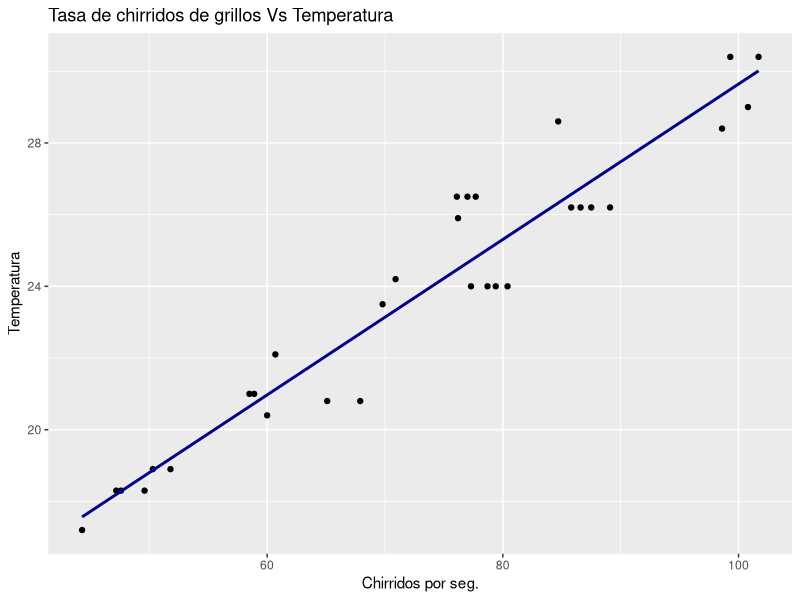

Write the R code that produced this figure. (Note: this script raises an error after producing the figure.)

# Modelo de regresion Lineal
install.packages("modeldata")

pkgs <- c("dplyr", "tidyr", "broom"," caret", "lubridate","ROCR","broom", 
          "klaR","randomForest","corrplot", "nnet","DT","rio","pROC","tidyverse","pscl",
          "psych", "MASS", "ggplot2", "kernlab", "knitr", "gmodels","compareGroups", 
          "ggpubr","pROC", "glmnet","ROCR", "modeldata") 

sapply(pkgs, require, character.only = T)

# package 
install.packages("modeldata")

# Cargamos los datos
library(modeldata)
library(tidyverse)
library(ggplot2)
library(dplyr)

# Cargamos los datos

data(crickets)      # Cargamos los datos
??crickets          # Informacion del dataset
dim(crickets)
head(crickets, 10)
str(crickets)
names(crickets)
summary(crickets)
glimpse(crickets)

# gglot 
# plot Rate Vs Temperatura
crickets %>% 
  ggplot( aes(x = rate, y = temp))+
  geom_point() +
  geom_smooth(method=lm , color="darkblue", se=FALSE) +
  labs(title = "Tasa de chirridos de grillos Vs Temperatura",
       x = "Chirridos por seg.", y = "Temperatura")

# Correlacion entre las varibles x(rate) e y(temp) 
cor(crickets$temp, crickets$rate)

# La correlación es una medida estadística que sugiere el nivel de dependencia lineal entre dos variables
# Su valor está entre -1 y +1
# Por encima de 0 es una correlación positiva, es decir, X es directamente proporcional a Y.
# Por debajo de 0 es correlación negativa, es decir, X es inversamente proporcional a Y.
# El valor 0 sugiere una relación débil.


# Modelo de regresión lineal
cmodel <- lm(temp ~ rate, data = crickets)
cmodel
summary(cmodel)

confint(cmodel)  # intervalo de confianza 95%

# predición de nuevas variables 

new_data <- data.frame(rate = c(5, 10, 30, 43, 53, 65, 100, 250, 287,300)) # rate con nuevos datos 
prediccion <- predict(cmodel, newdata = new_data)
prediccion <- round(data.frame(prediccion),1)
prediccion

# Validación tomando 10 valores aleatorios(rate) del dataset 
validation <- crickets %>% 
  sample_n(10, replace = FALSE)

rate_val <- validation %>%
  select(rate)

temp_real <- validation %>%
  select(temp) 

# prediccion datos (rate) nuevos
pred2 <- predict(cmodel, newdata = rate_val)

resultados <- data.frame(temp_real, predm = round(pred2,1))
resultados

# Estimacion del Error 
res<- resultados %>% 
      mutate(error = temp - predm)
res

# comparar datos de validacion
pred3 <- data.frame(predmol = round(pred2,1), rate_real=rate_val)

ggplot() +
  geom_point(aes(x = validation$rate, y = validation$temp),
             colour = 'blue') +
  geom_line(aes(x = crickets$rate, y = predict(cmodel, newdata = rate_val)),
            colour = 'red') +
  ggtitle('X vs Y (Test set)') +
  xlab('X') +
  ylab('Y')
